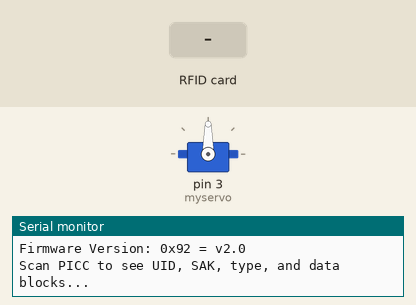
A sketch run on a simulated Arduino Uno, built with avr-gcc and run on an emulated ATmega328P. Shown: servo, the last lines printed to the serial monitor. The inputs (shaded band) are chosen by the test bench.

Above: at 1.2 s.
1.3 s: RFID card 90 68 BE 11 held to the reader
At 2.1 s:
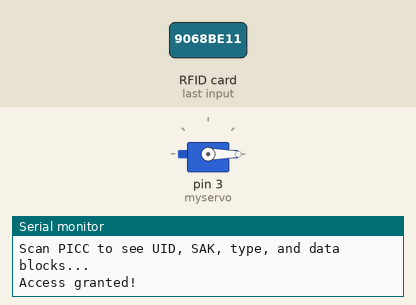
At 4.1 s:
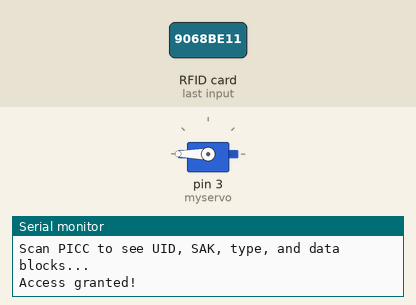
4.3 s: RFID card 5E 7A 19 C4 held to the reader
Timing chart, 0 to 7.3 s (numbered marks = the images above; inputs shaded):
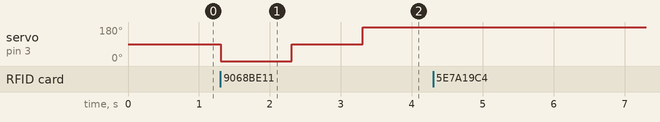

The sketch:

sketch_sep13a.ino
```cpp
#include <Servo.h>
#include <SPI.h>
#include <MFRC522.h>
#define RST_PIN 9 // Configurable, see typical pin layout above
#define SS_PIN 10 // Configurable, see typical pin layout above
Servo myservo;
//The card ID to which we will grant access
byte knownCard[] = {0x90, 0x68, 0xBE, 0x11};
MFRC522 mfrc522(SS_PIN, RST_PIN);

void setup() {
  myservo.attach(3);
  // put your setup code here, to run once:
  Serial.begin(9600); // Initialize serial communications with the PC
  while (!Serial); // Do nothing if no serial port is opened (added for Arduinos based on ATMEGA32U4)
  SPI.begin(); // Init SPI bus
  mfrc522.PCD_Init(); // Init MFRC522
  delay(4); // Optional delay. Some board do need more time after init to be ready, see Readme
  mfrc522.PCD_DumpVersionToSerial(); // Show details of PCD - MFRC522 Card Reader details
  Serial.println(F("Scan PICC to see UID, SAK, type, and data blocks..."));
}

void loop() {
//  myservo.write(0);
//  delay(1000);
//  myservo.write(90);
//  delay(1000);
//  myservo.write(180);
//  delay(1000);
  // check if a card is near the reader
  if ( ! mfrc522.PICC_IsNewCardPresent()) {
  return;
  }
  // read the card ID
  if ( ! mfrc522.PICC_ReadCardSerial()) {
  return;
  }
  // check if the card has access
  if(compareUID(mfrc522.uid.uidByte, knownCard, mfrc522.uid.size)) {
    Serial.println("Access granted!");
    myservo.write(0);
    delay(1000);
    myservo.write(90);
    delay(1000);
    myservo.write(180);
    delay(1000);
  } else {
    Serial.println("Access Denied!!");
  }
}
//a helper function to compare cards' id
bool compareUID(byte* uid1, byte* uid2, byte size) {
for (byte i=0; i < size; i++){
if (uid1[i] != uid2[i]) {
return false; // card does not match our card
}
}
return true; //it is our card
}
```

Measured:
- after the input at 1.3 s, servo on pin 3 (myservo): 90° → 0° at once, → 90° 1.0 s later, → 180° 1.0 s later
